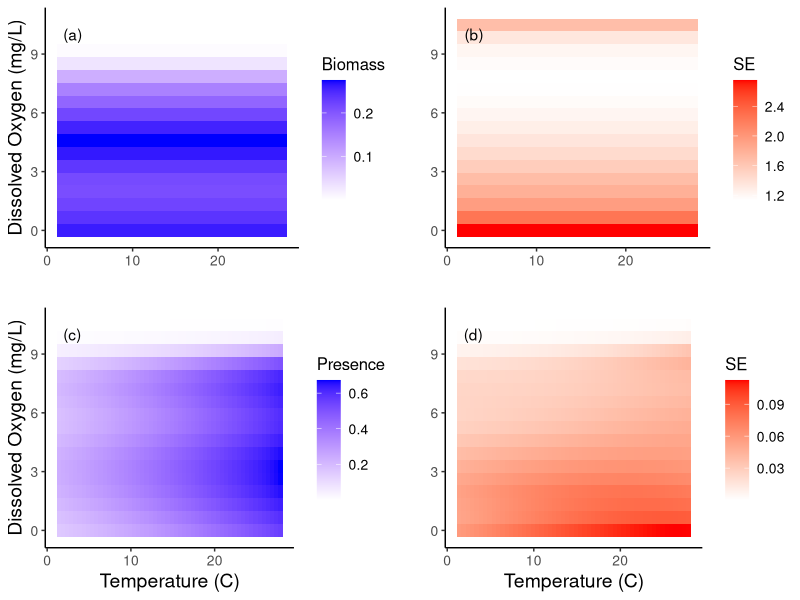

R code for this plot:
# Visualizing Interactions - Part III
# Reading the output from Part I and then plotting them together
# Author - Jeewantha Bandara (mailto:jeewantha.bandara@rutgers.edu) 
# Research Group - Pinsky Lab, Rutgers University (https://pinsky.marine.rutgers.edu)
# Following Advanced R style guide - http://adv-r.had.co.nz/Style.html


library(tidyverse)


abundance_predictions_df <- read_csv("visualizing_interactions/abundance_predictions.csv")
abundance_se_predictions_df <- read_csv("visualizing_interactions/abundance_se_predictions.csv")
presence_predictions_df <- read_csv("visualizing_interactions/presence_predictions.csv")
presence_se_predictions_df <- read_csv("visualizing_interactions/presence_se_predictions.csv")

abundance_predictions_df$O2.seasonal <- abundance_predictions_df$O2.seasonal*32*1000/0.9766
abundance_se_predictions_df$O2.seasonal <- abundance_se_predictions_df$O2.seasonal*32*1000/0.9766
presence_predictions_df$O2.seasonal <- presence_predictions_df$O2.seasonal*32*1000/0.9766
presence_se_predictions_df$O2.seasonal <- presence_se_predictions_df$O2.seasonal*32*1000/0.9766

abundance_plot <- ggplot(abundance_predictions_df, 
                         aes(SBT.seasonal, O2.seasonal, fill= Abundance)) + 
  theme_classic() + 
  theme(axis.title = element_text(size = 14),
        axis.text=element_text(size=10),
        legend.title = element_text(size=12),
        legend.text = element_text(size=10)) +
  labs(fill="Biomass") + 
  xlab("") + ylab("Dissolved Oxygen (mg/L)") +
  geom_tile()+
  scale_fill_gradient(low="white", high="blue") +
  annotate("text", x = 3, y = 10, label = "(a)")

# annotate("text", x = 3, y = 3.5e-04, label = "(a)")

abundance_se_plot <- ggplot(abundance_se_predictions_df, 
                            aes(SBT.seasonal, O2.seasonal, fill= SE)) + 
  theme_classic() + 
  theme(axis.title = element_text(size = 14),
        axis.text=element_text(size=10),
        legend.title = element_text(size=12),
        legend.text = element_text(size=10)) +
  labs(fill="SE") + 
  xlab("") + ylab("") +
  geom_tile()+
  scale_fill_gradient(low="white", high="red") +
  annotate("text", x = 3, y = 10, label = "(b)")


presence_plot <- ggplot(presence_predictions_df, 
                        aes(SBT.seasonal, O2.seasonal, fill= Presence)) + 
  theme_classic() + 
  theme(axis.title = element_text(size = 14),
        axis.text=element_text(size=10),
        legend.title = element_text(size=12),
        legend.text = element_text(size=10)) +
  labs(fill="Presence") + 
  xlab("Temperature (C)") + ylab("Dissolved Oxygen (mg/L)") +
  geom_tile() +
  scale_fill_gradient(low="white", high="blue") +
  annotate("text", x = 3, y = 10, label = "(c)")

presence_se_plot <- ggplot(presence_se_predictions_df, 
                           aes(SBT.seasonal, O2.seasonal, fill= Presence.SE)) + 
  theme_classic() + 
  theme(axis.title = element_text(size = 14),
        axis.text=element_text(size=10),
        legend.title = element_text(size=12),
        legend.text = element_text(size=10)) +
  labs(fill="SE") + 
  xlab("Temperature (C)") + ylab("") +
  geom_tile() +
  scale_fill_gradient(low="white", high="red") +
  annotate("text", x = 3, y = 10, label = "(d)")

png("roms_figures_output_ver_1/collective_plot_predictive_ver_3.png", width=6, height=6, units="in", res=300)
gridExtra::grid.arrange(abundance_plot, abundance_se_plot, presence_plot, presence_se_plot, nrow=2)
dev.off()
